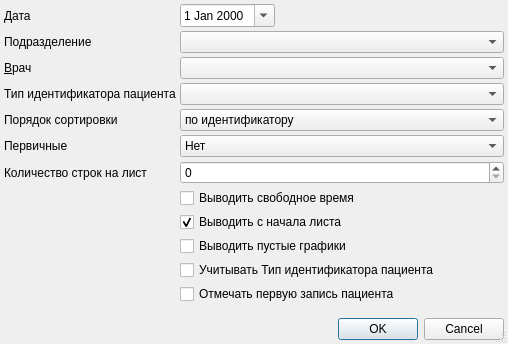
<?xml version="1.0" encoding="UTF-8"?>
<ui version="4.0">
 <class>DailyJournalBeforeRecordSetup</class>
 <widget class="QDialog" name="DailyJournalBeforeRecordSetup">
  <property name="windowModality">
   <enum>Qt::ApplicationModal</enum>
  </property>
  <property name="geometry">
   <rect>
    <x>0</x>
    <y>0</y>
    <width>508</width>
    <height>344</height>
   </rect>
  </property>
  <property name="windowTitle">
   <string>Суточный журнал предварительной записи</string>
  </property>
  <property name="sizeGripEnabled">
   <bool>true</bool>
  </property>
  <layout class="QGridLayout" name="gridLayout">
   <property name="margin">
    <number>4</number>
   </property>
   <property name="spacing">
    <number>4</number>
   </property>
   <item row="3" column="0" colspan="2">
    <widget class="QLabel" name="lblOrgStructure">
     <property name="text">
      <string>Подразделение</string>
     </property>
    </widget>
   </item>
   <item row="5" column="0" colspan="2">
    <widget class="QLabel" name="lblUserProfile">
     <property name="text">
      <string>Тип идентификатора пациента</string>
     </property>
    </widget>
   </item>
   <item row="8" column="0" colspan="2">
    <widget class="QLabel" name="lblRowCount">
     <property name="text">
      <string>Количество строк на лист</string>
     </property>
    </widget>
   </item>
   <item row="14" column="1">
    <spacer>
     <property name="orientation">
      <enum>Qt::Vertical</enum>
     </property>
     <property name="sizeHint" stdset="0">
      <size>
       <width>21</width>
       <height>21</height>
      </size>
     </property>
    </spacer>
   </item>
   <item row="6" column="0" colspan="2">
    <widget class="QLabel" name="lblOrderSorting">
     <property name="text">
      <string>Порядок сортировки</string>
     </property>
    </widget>
   </item>
   <item row="0" column="0" colspan="2">
    <widget class="QLabel" name="lblBegDate">
     <property name="text">
      <string>Дата</string>
     </property>
     <property name="buddy">
      <cstring>edtBegDate</cstring>
     </property>
    </widget>
   </item>
   <item row="0" column="2">
    <widget class="CDateEdit" name="edtBegDate">
     <property name="enabled">
      <bool>true</bool>
     </property>
     <property name="calendarPopup">
      <bool>true</bool>
     </property>
    </widget>
   </item>
   <item row="3" column="2" colspan="3">
    <widget class="COrgStructureComboBox" name="cmbOrgStructure">
     <property name="enabled">
      <bool>true</bool>
     </property>
    </widget>
   </item>
   <item row="4" column="0">
    <widget class="QLabel" name="lblPerson">
     <property name="text">
      <string>&amp;Врач</string>
     </property>
     <property name="buddy">
      <cstring>cmbPerson</cstring>
     </property>
    </widget>
   </item>
   <item row="4" column="2" colspan="3">
    <widget class="CPersonComboBoxEx" name="cmbPerson">
     <property name="enabled">
      <bool>true</bool>
     </property>
    </widget>
   </item>
   <item row="6" column="2" colspan="3">
    <widget class="QComboBox" name="cmbOrder">
     <item>
      <property name="text">
       <string>по идентификатору</string>
      </property>
     </item>
     <item>
      <property name="text">
       <string>по времени</string>
      </property>
     </item>
     <item>
      <property name="text">
       <string>по ФИО</string>
      </property>
     </item>
    </widget>
   </item>
   <item row="5" column="2" colspan="3">
    <widget class="CRBComboBox" name="cmbAccountingSystem"/>
   </item>
   <item row="0" column="3">
    <spacer name="horizontalSpacer">
     <property name="orientation">
      <enum>Qt::Horizontal</enum>
     </property>
     <property name="sizeHint" stdset="0">
      <size>
       <width>40</width>
       <height>20</height>
      </size>
     </property>
    </spacer>
   </item>
   <item row="7" column="0" colspan="2">
    <widget class="QLabel" name="lblIsPrimary">
     <property name="text">
      <string>Первичные</string>
     </property>
    </widget>
   </item>
   <item row="7" column="2" colspan="3">
    <widget class="QComboBox" name="cmbIsPrimary">
     <item>
      <property name="text">
       <string>Нет</string>
      </property>
     </item>
     <item>
      <property name="text">
       <string>Да</string>
      </property>
     </item>
    </widget>
   </item>
   <item row="8" column="2" colspan="3">
    <widget class="QSpinBox" name="spnRowCount"/>
   </item>
   <item row="9" column="2" colspan="3">
    <widget class="QCheckBox" name="chkShowEmptyItems">
     <property name="text">
      <string>Выводить свободное время</string>
     </property>
    </widget>
   </item>
   <item row="10" column="2" colspan="3">
    <widget class="QCheckBox" name="chkTablePerPage">
     <property name="text">
      <string>Выводить с начала листа</string>
     </property>
     <property name="checked">
      <bool>true</bool>
     </property>
    </widget>
   </item>
   <item row="11" column="2" colspan="3">
    <widget class="QCheckBox" name="chkOutputNotScheduled">
     <property name="text">
      <string>Выводить пустые графики</string>
     </property>
    </widget>
   </item>
   <item row="15" column="0" colspan="5">
    <widget class="QDialogButtonBox" name="buttonBox">
     <property name="orientation">
      <enum>Qt::Horizontal</enum>
     </property>
     <property name="standardButtons">
      <set>QDialogButtonBox::Cancel|QDialogButtonBox::Ok</set>
     </property>
    </widget>
   </item>
   <item row="12" column="2" colspan="2">
    <widget class="QCheckBox" name="chkClientIdentifier">
     <property name="text">
      <string>Учитывать Тип идентификатора пациента</string>
     </property>
    </widget>
   </item>
   <item row="13" column="2" colspan="2">
    <widget class="QCheckBox" name="chkFirstEntryPatient">
     <property name="text">
      <string>Отмечать первую запись пациента</string>
     </property>
    </widget>
   </item>
  </layout>
 </widget>
 <customwidgets>
  <customwidget>
   <class>COrgStructureComboBox</class>
   <extends>QComboBox</extends>
   <header>Orgs/OrgStructComboBoxes.h</header>
  </customwidget>
  <customwidget>
   <class>CRBComboBox</class>
   <extends>QComboBox</extends>
   <header>library/crbcombobox.h</header>
  </customwidget>
  <customwidget>
   <class>CDateEdit</class>
   <extends>QDateEdit</extends>
   <header>library/DateEdit</header>
  </customwidget>
  <customwidget>
   <class>CPersonComboBoxEx</class>
   <extends>QComboBox</extends>
   <header>Orgs/PersonComboBoxEx.h</header>
  </customwidget>
 </customwidgets>
 <tabstops>
  <tabstop>edtBegDate</tabstop>
  <tabstop>cmbOrgStructure</tabstop>
  <tabstop>cmbPerson</tabstop>
  <tabstop>cmbAccountingSystem</tabstop>
  <tabstop>cmbOrder</tabstop>
  <tabstop>cmbIsPrimary</tabstop>
  <tabstop>spnRowCount</tabstop>
  <tabstop>chkShowEmptyItems</tabstop>
  <tabstop>chkTablePerPage</tabstop>
  <tabstop>chkOutputNotScheduled</tabstop>
  <tabstop>chkClientIdentifier</tabstop>
  <tabstop>chkFirstEntryPatient</tabstop>
  <tabstop>buttonBox</tabstop>
 </tabstops>
 <resources/>
 <connections>
  <connection>
   <sender>buttonBox</sender>
   <signal>accepted()</signal>
   <receiver>DailyJournalBeforeRecordSetup</receiver>
   <slot>accept()</slot>
   <hints>
    <hint type="sourcelabel">
     <x>198</x>
     <y>284</y>
    </hint>
    <hint type="destinationlabel">
     <x>119</x>
     <y>181</y>
    </hint>
   </hints>
  </connection>
  <connection>
   <sender>buttonBox</sender>
   <signal>rejected()</signal>
   <receiver>DailyJournalBeforeRecordSetup</receiver>
   <slot>reject()</slot>
   <hints>
    <hint type="sourcelabel">
     <x>249</x>
     <y>284</y>
    </hint>
    <hint type="destinationlabel">
     <x>316</x>
     <y>181</y>
    </hint>
   </hints>
  </connection>
 </connections>
</ui>
